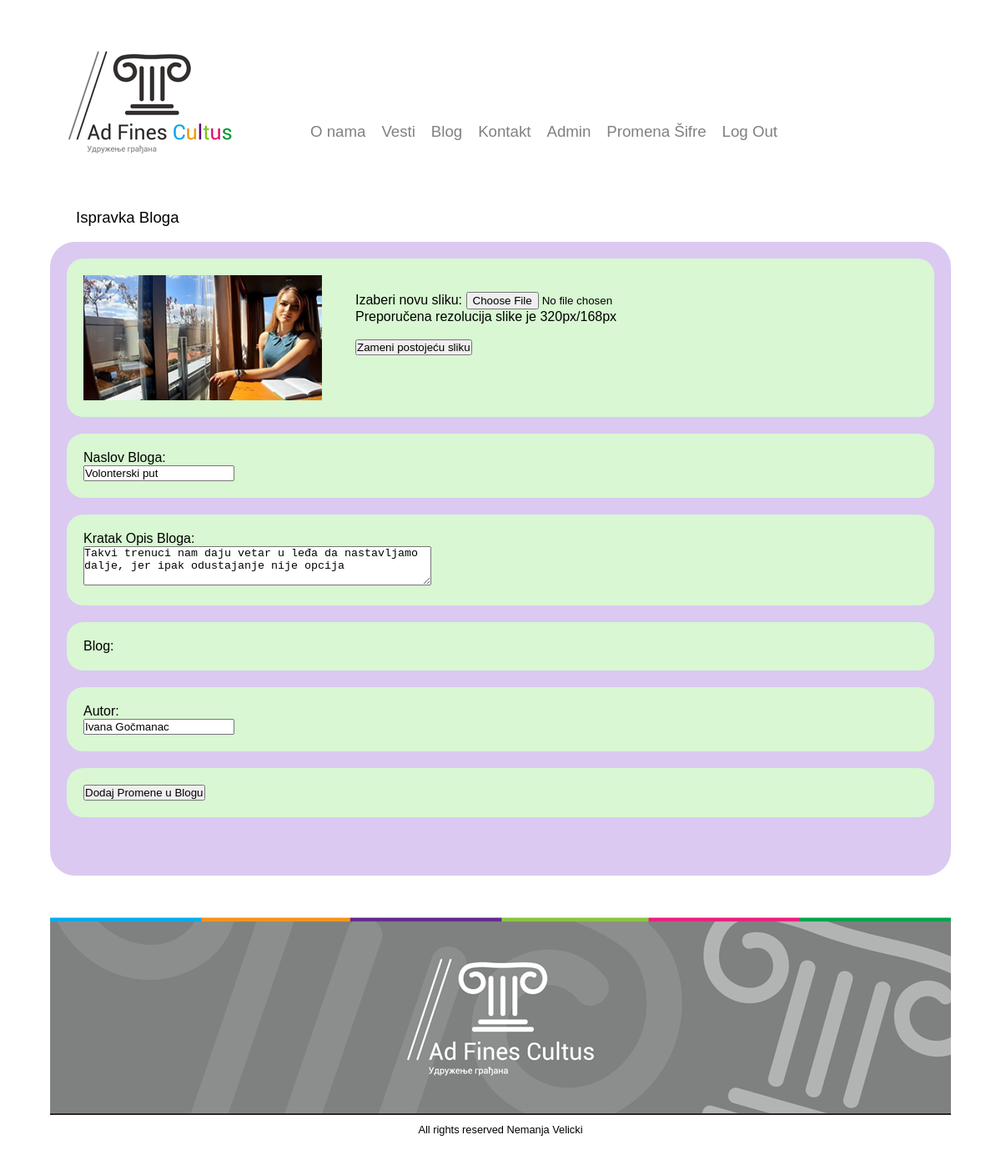
The page /administracija/blogDorada.php?more=17 (signed in) on the database its author committed.
### tables this page shows
CREATE TABLE `blog` (
  `id` int(8) NOT NULL,
  `naslov` varchar(100) NOT NULL,
  `kratakt` varchar(150) NOT NULL,
  `tekst` text NOT NULL,
  `imeslike` varchar(70) NOT NULL,
  `autor` varchar(50) NOT NULL,
  `datum` timestamp NOT NULL DEFAULT current_timestamp()
);

### administracija/blogDorada.php (the view, shortened to what this page needs)
<?php
    include '../conectdb.php';
?>
<!DOCTYPE html>
<html>
    <head>
        <link rel="stylesheet" type="text/css" href="../Styles/Stylesheet.css?<?php echo time(); ?>" />
    </head>
    <body onLoad="iFrameOn();">
        <div id="sajt">
            <div id="baner">
                <div id="logo">
                    <?php
                        include 'banner.php';
                    ?>
                </div>
                    <div id="sidebar">
                        <?php
                            include 'sidebar.php';
                        ?>
                    </div>
            </div>
            <div id="vesti">
                <div class="novosti">
                    &nbsp &nbsp &nbsp Ispravka Bloga
                </div>
                <div id="sblog">
                    <div class="adonama">
                         <?php
                    include '../conectdb.php';
                    if (isset($_GET['more']))
                    {
                        $id = $_GET['more'];
                        $res = mysqli_query($con, "SELECT * FROM blog WHERE id='$id'");
                        $row = mysqli_fetch_array($res);
                    }
                    ?>
                            <form action="blogDorada.php" name="myform" id="myform" method="POST" enctype="multipart/form-data">
                                <div class="divimgonama">
                                    <div><img  src="../Images/blog/<?php echo $row[4];?>"  class="novostislikaadmin"  /></div>
                                    <div class="vestDoradaSlika">
                                        Izaberi novu sliku:
                                        <input type="file" name="image"><br>
                                        Preporučena rezolucija slike je 320px/168px
                                        <input type="hidden" name="id" value="<?php echo $row[0];?>"><br><br>
                                        <input type="submit" name="upload" value="Zameni postojeću sliku">
                                    </div>
                                </div>
                                <div class="divimgonama">
                                    Naslov Bloga:<br>
                                    <input type="text" name="namenews" value="<?php echo $row[1];?>">
                                </div>
                                <div class="divimgonama">
                                    Kratak Opis Bloga:<br>
                                    <textarea cols="50" rows="3" name="shortnews"><?php echo $row[2];?></textarea>
                                </div>
                                <div class="divimgonama">
                                    Blog:<br>
                                </div>
                                <div class="divimgonama">
                                    Autor:<br>
                                    <input type="text" name="autor" value="<?php echo $row[5];?>">
                                </div>
                                <div class="divimgonama">
                                <input type="submit" name="update" value="Dodaj Promene u Blogu" onClick="javascript:submit_form();">
                                </div>
                            </form>
                    </div>
                    <div class="novosti">
            </div>
                </div>
            </div>
             <div class="novosti">
            </div>
            <?php
                include '../sivifuter.php';
            ?>
            <footer>
                <?php
                    include '../footer.php';
                ?>
            </footer>
        </div>
    </body>
</html>

### administracija/sidebar.php (shortened to what this page needs)
<p>
<ul id="navigacionimeni">
    <?php
    $user=$_SESSION['username'];
    include '../conectdb.php';
    $res1 = mysqli_query($con, "SELECT * FROM login WHERE username='$user'");
                                        while( $row1 = mysqli_fetch_array($res1))
                                        {
                                            if ( $row1[3]==1)
                                            {
                                                echo '<li class="dugme2"><a href="onama.php">O nama</a></li>';
                                            }
                                            if ( $row1[4]==1)
                                            {
                                                echo '<li class="dugme3"><a href="vesti.php">Vesti</a></li>';
                                            }
                                            if ( $row1[5]==1)
                                            {
                                                echo '<li class="dugme4"><a href="blog.php">Blog</a></li>';
                                            }
                                            if ( $row1[6]==1)
                                            {
                                                echo '<li class="dugme5"><a href="kontakt.php">Kontakt</a></li>';
                                            }
                                            if ( $row1[7]==1)
                                            {
                                                echo '<li class="dugme4"><a href="Admin.php">Admin</a></li>';
                                            }
                                        }
    ?>
    <li class="dugme2"><a href="password.php">Promena Šifre</a></li>
    <li class="dugme1"><a href="logout.php">Log Out</a></li>
</ul>

### Styles/Stylesheet.css (style rules this page uses)
* { margin: 0px; padding: 0px; }
body { //background-image: url(../Images/Pozadina.jpg); background-repeat: no-repeat; background-position: top center; font-family: altera, lucida grande ,tahoma,verdana,arial,sans-serif, franklin gothic medium; background-color: white; }
body p { font-size: 0.8em; line-height: 1.28; }
#sajt { //background-image: url(../Images/Pozadina2.jpg); background-repeat: no-repeat; background-attachment: fixed; background-position: top center; width: 1080px; background-color: white; margin: 0 auto; //padding: 5px; border: 0px solid #e6e6e6; //overflow: hidden; //margin-top: 0px; //text-shadow: 0.1em 0.1em #333; }
#logo { float: left; height: 220px; width: 220px; margin-top: 20px; margin-left: 20px; padding: 0px; border: 0px solid #e6e6e6; }
#sidebar { float: right; //height: 170px; width: 755px; margin-top: 147px; margin-right: 15px; padding: 0px; border: 0px solid #e6e6e6; text-align: center; color: black; }
#navigacionimeni { list-style-type: none; }
#navigacionimeni li { font: altera; margin-right: 15px; font-size: 14pt; //width: 75px; text-align: center; position: relative; float: left; }
#navigacionimeni a { padding-left: 2px; padding-right: 2px; transition: 1s ease; }
#navigacionimeni a:link, nav a:visited { display: #7f8181; color: #7f8181; text-decoration: none; }
#sblog { border-radius: 30px; background-color: #dbc9f1; float: left; //height: 350px; width: 1080px; border: 0px solid #e6e6e6; position: relative; overflow: hidden; }
footer { clear: both; width: auto; height: 40px; padding: 10px; border-top: 2px solid #2e2521; text-align: center; color: black; //text-shadow: 0.1em 0.1em #333; }
.divimgonama { float: left; display: block; width: 1000px; padding: 20px; margin-bottom: 20px; background-color: #d8f7d2; border-radius: 20px; }
.novosti { float: left; height: 40px; width: 1080px; //border-radius: 10px; font: estrangelo edessa; font-size: 14pt; //margin-left: 20px; margin-top: 10px; border: 0px solid #e6e6e6; position: relative; overflow: hidden; }
.adonama { padding: 20px; }
.novostislikaadmin { float: left; //display: block; height: 150px; width: 286px; position: relative; overflow: hidden; transition: 0.5s ease; }
.vestDoradaSlika { float: left; position: relative; margin-left: 20px; padding-left: 20px; padding-top: 20px; }

### rows shown on the page
blog: imeslike (picture), namenews "Volonterski put", shortnews "Takvi trenuci nam daju vetar u leđa da nastavljamo dalje, jer ipak odustajanje nije opcija", autor "Ivana Gočmanac"
